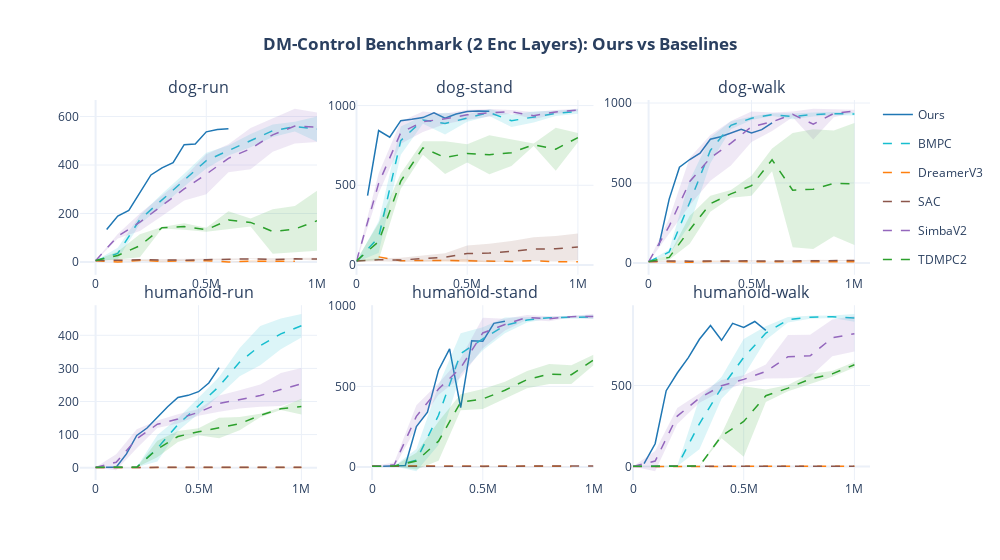

Here is the notebook cell this chart was saved with:
### Code cell
grid_fig = create_grid_figure(all_data, our_tasks, COLORS, cols=3)
grid_fig.show()

### Figure 1 — Plotly figure (JSON) as saved in the notebook; plotly's stock layout.template omitted (floating-point values rounded to 4 significant figures)
{"data": [{"fill": "toself", "fillcolor": "rgba(31,119,180,0.15)", "hoverinfo": "skip", "legendgroup": "Ours", "line": {"color": "rgba(0,0,0,0)"}, "showlegend": false, "type": "scatter", "x": [50000, 100000, 150000, 200000, 250000, 300000, 350000, 400000, 450000, 500000, 550000, 600000, 600000, 550000, 500000, 450000, 400000, 350000, 300000, 250000, 200000, 150000, 100000, 50000], "xaxis": "x", "y": [133.7, 189.7, 212.4, 287.8, 358.9, 388.4, 409.9, 483.7, 487.0, 536.7, 546.0, 549.3, 549.3, 546.0, 536.7, 487.0, 483.7, 409.9, 388.4, 358.9, 287.8, 212.4, 189.7, 133.7], "yaxis": "y"}, {"hovertemplate": "Ours: %{y:.0f}<extra></extra>", "legendgroup": "Ours", "line": {"color": "#1f77b4", "width": 1.5}, "mode": "lines", "name": "Ours", "showlegend": true, "type": "scatter", "x": [50000, 100000, 150000, 200000, 250000, 300000, 350000, 400000, 450000, 500000, 550000, 600000], "xaxis": "x", "y": [133.7, 189.7, 212.4, 287.8, 358.9, 388.4, 409.9, 483.7, 487.0, 536.7, 546.0, 549.3], "yaxis": "y"}, {"fill": "toself", "fillcolor": "rgba(23,190,207,0.15)", "hoverinfo": "skip", "legendgroup": "BMPC", "line": {"color": "rgba(0,0,0,0)"}, "showlegend": false, "type": "scatter", "x": [0, 100000, 200000, 300000, 400000, 500000, 600000, 700000, 800000, 900000, 1000000, 1000000, 900000, 800000, 700000, 600000, 500000, 400000, 300000, 200000, 100000, 0], "xaxis": "x", "y": [5.432, 58.85, 193.0, 281.2, 363.7, 451.0, 480.1, 527.9, 567.0, 578.9, 600.0, 496.3, 538.4, 515.6, 473.4, 439.0, 385.5, 311.2, 230.8, 156.7, 11.29, 4.445], "yaxis": "y"}, {"hovertemplate": "BMPC: %{y:.0f}<extra></extra>", "legendgroup": "BMPC", "line": {"color": "#17becf", "dash": "dash", "width": 1.5}, "mode": "lines", "name": "BMPC", "showlegend": true, "type": "scatter", "x": [0, 100000, 200000, 300000, 400000, 500000, 600000, 700000, 800000, 900000, 1000000], "xaxis": "x", "y": [4.939, 35.07, 174.9, 256.0, 337.4, 418.2, 459.6, 500.7, 541.3, 558.7, 548.1], "yaxis": "y"}, {"fill": "toself", "fillcolor": "rgba(255,127,14,0.15)", "hoverinfo": "skip", "legendgroup": "DreamerV3", "line": {"color": "rgba(0,0,0,0)"}, "showlegend": false, "type": "scatter", "x": [0, 100000, 200000, 300000, 400000, 500000, 600000, 700000, 900000, 900000, 700000, 600000, 500000, 400000, 300000, 200000, 100000, 0], "xaxis": "x", "y": [5.2, 0.0, 8.359, 5.07, 5.966, 5.2, 0.0, 8.088, 5.424, 0.3761, -1.388, 0.0, 5.2, 4.834, -0.8698, 4.541, 0.0, 5.2], "yaxis": "y"}, {"hovertemplate": "DreamerV3: %{y:.0f}<extra></extra>", "legendgroup": "DreamerV3", "line": {"color": "#ff7f0e", "dash": "dash", "width": 1.5}, "mode": "lines", "name": "DreamerV3", "showlegend": true, "type": "scatter", "x": [0, 100000, 200000, 300000, 400000, 500000, 600000, 700000, 900000], "xaxis": "x", "y": [5.2, 0.0, 6.45, 2.1, 5.4, 5.2, 0.0, 3.35, 2.9], "yaxis": "y"}, {"fill": "toself", "fillcolor": "rgba(140,86,75,0.15)", "hoverinfo": "skip", "legendgroup": "SAC", "line": {"color": "rgba(0,0,0,0)"}, "showlegend": false, "type": "scatter", "x": [0, 100000, 200000, 300000, 400000, 500000, 600000, 700000, 800000, 900000, 1000000, 1000000, 900000, 800000, 700000, 600000, 500000, 400000, 300000, 200000, 100000, 0], "xaxis": "x", "y": [6.554, 10.81, 10.72, 11.62, 10.07, 11.63, 13.64, 13.42, 13.77, 15.69, 17.17, 6.567, 10.11, 6.228, 11.98, 5.76, 6.833, 4.466, 5.376, 7.081, 5.855, 4.646], "yaxis": "y"}, {"hovertemplate": "SAC: %{y:.0f}<extra></extra>", "legendgroup": "SAC", "line": {"color": "#8c564b", "dash": "dash", "width": 1.5}, "mode": "lines", "name": "SAC", "showlegend": true, "type": "scatter", "x": [0, 100000, 200000, 300000, 400000, 500000, 600000, 700000, 800000, 900000, 1000000], "xaxis": "x", "y": [5.6, 8.333, 8.9, 8.5, 7.267, 9.233, 9.7, 12.7, 10.0, 12.9, 11.87], "yaxis": "y"}, {"fill": "toself", "fillcolor": "rgba(148,103,189,0.15)", "hoverinfo": "skip", "legendgroup": "SimbaV2", "line": {"color": "rgba(0,0,0,0)"}, "showlegend": false, "type": "scatter", "x": [0, 100000, 200000, 300000, 400000, 500000, 600000, 700000, 800000, 900000, 1000000, 1000000, 900000, 800000, 700000, 600000, 500000, 400000, 300000, 200000, 100000, 0], "xaxis": "x", "y": [6.904, 115.8, 199.9, 274.8, 348.4, 444.7, 485.7, 552.9, 593.8, 632.0, 617.0, 494.4, 488.7, 455.1, 382.0, 369.7, 279.8, 253.9, 190.1, 127.8, 96.78, 4.089], "yaxis": "y"}, {"hovertemplate": "SimbaV2: %{y:.0f}<extra></extra>", "legendgroup": "SimbaV2", "line": {"color": "#9467bd", "dash": "dash", "width": 1.5}, "mode": "lines", "name": "SimbaV2", "showlegend": true, "type": "scatter", "x": [0, 100000, 200000, 300000, 400000, 500000, 600000, 700000, 800000, 900000, 1000000], "xaxis": "x", "y": [5.496, 106.3, 163.9, 232.5, 301.1, 362.3, 427.7, 467.5, 524.4, 560.3, 555.7], "yaxis": "y"}, {"fill": "toself", "fillcolor": "rgba(44,160,44,0.15)", "hoverinfo": "skip", "legendgroup": "TDMPC2", "line": {"color": "rgba(0,0,0,0)"}, "showlegend": false, "type": "scatter", "x": [0, 100000, 200000, 300000, 400000, 500000, 600000, 700000, 800000, 900000, 1000000, 1000000, 900000, 800000, 700000, 600000, 500000, 400000, 300000, 200000, 100000, 0], "xaxis": "x", "y": [6.927, 43.33, 114.1, 144.1, 159.9, 141.0, 209.0, 179.8, 217.7, 231.0, 293.6, 46.14, 40.62, 33.68, 146.4, 136.7, 124.6, 132.6, 138.4, 19.69, 9.874, 4.673], "yaxis": "y"}, {"hovertemplate": "TDMPC2: %{y:.0f}<extra></extra>", "legendgroup": "TDMPC2", "line": {"color": "#2ca02c", "dash": "dash", "width": 1.5}, "mode": "lines", "name": "TDMPC2", "showlegend": true, "type": "scatter", "x": [0, 100000, 200000, 300000, 400000, 500000, 600000, 700000, 800000, 900000, 1000000], "xaxis": "x", "y": [5.8, 26.6, 66.9, 141.2, 146.2, 132.8, 172.9, 163.1, 125.7, 135.8, 169.9], "yaxis": "y"}, {"fill": "toself", "fillcolor": "rgba(31,119,180,0.15)", "hoverinfo": "skip", "legendgroup": "Ours", "line": {"color": "rgba(0,0,0,0)"}, "showlegend": false, "type": "scatter", "x": [50000, 100000, 150000, 200000, 250000, 300000, 350000, 400000, 450000, 500000, 550000, 600000, 600000, 550000, 500000, 450000, 400000, 350000, 300000, 250000, 200000, 150000, 100000, 50000], "xaxis": "x2", "y": [434.9, 843.4, 801.8, 905.2, 913.5, 924.6, 953.9, 921.5, 946.7, 962.7, 965.4, 964.2, 964.2, 965.4, 962.7, 946.7, 921.5, 953.9, 924.6, 913.5, 905.2, 801.8, 843.4, 434.9], "yaxis": "y2"}, {"hovertemplate": "Ours: %{y:.0f}<extra></extra>", "legendgroup": "Ours", "line": {"color": "#1f77b4", "width": 1.5}, "mode": "lines", "name": "Ours", "showlegend": false, "type": "scatter", "x": [50000, 100000, 150000, 200000, 250000, 300000, 350000, 400000, 450000, 500000, 550000, 600000], "xaxis": "x2", "y": [434.9, 843.4, 801.8, 905.2, 913.5, 924.6, 953.9, 921.5, 946.7, 962.7, 965.4, 964.2], "yaxis": "y2"}, {"fill": "toself", "fillcolor": "rgba(23,190,207,0.15)", "hoverinfo": "skip", "legendgroup": "BMPC", "line": {"color": "rgba(0,0,0,0)"}, "showlegend": false, "type": "scatter", "x": [0, 100000, 200000, 300000, 400000, 500000, 600000, 700000, 800000, 900000, 1000000, 1000000, 900000, 800000, 700000, 600000, 500000, 400000, 300000, 200000, 100000, 0], "xaxis": "x2", "y": [21.82, 273.6, 869.4, 933.9, 955.6, 945.2, 978.8, 943.4, 962.9, 967.2, 978.8, 949.2, 935.1, 893.2, 865.9, 934.3, 898.9, 818.5, 885.8, 691.1, 75.09, 18.47], "yaxis": "y2"}, {"hovertemplate": "BMPC: %{y:.0f}<extra></extra>", "legendgroup": "BMPC", "line": {"color": "#17becf", "dash": "dash", "width": 1.5}, "mode": "lines", "name": "BMPC", "showlegend": false, "type": "scatter", "x": [0, 100000, 200000, 300000, 400000, 500000, 600000, 700000, 800000, 900000, 1000000], "xaxis": "x2", "y": [20.14, 174.3, 780.2, 909.8, 887.1, 922.1, 956.6, 904.7, 928.0, 951.1, 964.0], "yaxis": "y2"}, {"fill": "toself", "fillcolor": "rgba(255,127,14,0.15)", "hoverinfo": "skip", "legendgroup": "DreamerV3", "line": {"color": "rgba(0,0,0,0)"}, "showlegend": false, "type": "scatter", "x": [100000, 200000, 400000, 500000, 600000, 700000, 800000, 900000, 1000000, 1000000, 900000, 800000, 700000, 600000, 500000, 400000, 200000, 100000], "xaxis": "x2", "y": [50.6, 26.6, 34.82, 37.24, 22.41, 21.7, 27.2, 19.7, 22.69, 16.61, 19.7, 27.2, 21.7, 20.99, 16.46, 21.98, 26.6, 50.6], "yaxis": "y2"}, {"hovertemplate": "DreamerV3: %{y:.0f}<extra></extra>", "legendgroup": "DreamerV3", "line": {"color": "#ff7f0e", "dash": "dash", "width": 1.5}, "mode": "lines", "name": "DreamerV3", "showlegend": false, "type": "scatter", "x": [100000, 200000, 400000, 500000, 600000, 700000, 800000, 900000, 1000000], "xaxis": "x2", "y": [50.6, 26.6, 28.4, 26.85, 21.7, 21.7, 27.2, 19.7, 19.65], "yaxis": "y2"}, {"fill": "toself", "fillcolor": "rgba(140,86,75,0.15)", "hoverinfo": "skip", "legendgroup": "SAC", "line": {"color": "rgba(0,0,0,0)"}, "showlegend": false, "type": "scatter", "x": [0, 100000, 200000, 300000, 400000, 500000, 600000, 700000, 800000, 900000, 1000000, 1000000, 900000, 800000, 700000, 600000, 500000, 400000, 300000, 200000, 100000, 0], "xaxis": "x2", "y": [30.05, 41.68, 44.38, 57.8, 73.05, 122.0, 132.5, 149.9, 173.8, 182.0, 197.5, 28.64, 21.01, 24.31, 21.85, 16.41, 21.5, 23.81, 18.53, 17.75, 23.59, 18.75], "yaxis": "y2"}, {"hovertemplate": "SAC: %{y:.0f}<extra></extra>", "legendgroup": "SAC", "line": {"color": "#8c564b", "dash": "dash", "width": 1.5}, "mode": "lines", "name": "SAC", "showlegend": false, "type": "scatter", "x": [0, 100000, 200000, 300000, 400000, 500000, 600000, 700000, 800000, 900000, 1000000], "xaxis": "x2", "y": [24.4, 32.63, 31.07, 38.17, 48.43, 71.73, 74.43, 85.87, 99.07, 101.5, 113.1], "yaxis": "y2"}, {"fill": "toself", "fillcolor": "rgba(148,103,189,0.15)", "hoverinfo": "skip", "legendgroup": "SimbaV2", "line": {"color": "rgba(0,0,0,0)"}, "showlegend": false, "type": "scatter", "x": [0, 100000, 200000, 300000, 400000, 500000, 600000, 700000, 800000, 900000, 1000000, 1000000, 900000, 800000, 700000, 600000, 500000, 400000, 300000, 200000, 100000, 0], "xaxis": "x2", "y": [31.03, 573.1, 899.6, 963.2, 949.9, 973.3, 978.9, 972.1, 959.4, 972.7, 980.1, 964.1, 946.6, 914.3, 950.1, 930.4, 910.3, 884.7, 833.6, 760.2, 450.0, 17.92], "yaxis": "y2"}, {"hovertemplate": "SimbaV2: %{y:.0f}<extra></extra>", "legendgroup": "SimbaV2", "line": {"color": "#9467bd", "dash": "dash", "width": 1.5}, "mode": "lines", "name": "SimbaV2", "showlegend": false, "type": "scatter", "x": [0, 100000, 200000, 300000, 400000, 500000, 600000, 700000, 800000, 900000, 1000000], "xaxis": "x2", "y": [24.48, 511.5, 829.9, 898.4, 917.3, 941.8, 954.6, 961.1, 936.9, 959.7, 972.1], "yaxis": "y2"}, {"fill": "toself", "fillcolor": "rgba(44,160,44,0.15)", "hoverinfo": "skip", "legendgroup": "TDMPC2", "line": {"color": "rgba(0,0,0,0)"}, "showlegend": false, "type": "scatter", "x": [0, 100000, 200000, 300000, 400000, 500000, 600000, 700000, 800000, 900000, 1000000, 1000000, 900000, 800000, 700000, 600000, 500000, 400000, 300000, 200000, 100000, 0], "xaxis": "x2", "y": [30.71, 262.2, 573.1, 776.6, 776.7, 756.6, 813.8, 788.2, 762.2, 860.9, 827.5, 770.4, 591.4, 746.8, 620.9, 568.4, 643.4, 570.8, 692.1, 478.6, 30.88, 20.15], "yaxis": "y2"}, {"hovertemplate": "TDMPC2: %{y:.0f}<extra></extra>", "legendgroup": "TDMPC2", "line": {"color": "#2ca02c", "dash": "dash", "width": 1.5}, "mode": "lines", "name": "TDMPC2", "showlegend": false, "type": "scatter", "x": [0, 100000, 200000, 300000, 400000, 500000, 600000, 700000, 800000, 900000, 1000000], "xaxis": "x2", "y": [25.43, 146.5, 525.9, 734.4, 673.7, 700.0, 691.1, 704.6, 754.5, 726.1, 798.9], "yaxis": "y2"}, {"fill": "toself", "fillcolor": "rgba(31,119,180,0.15)", "hoverinfo": "skip", "legendgroup": "Ours", "line": {"color": "rgba(0,0,0,0)"}, "showlegend": false, "type": "scatter", "x": [50000, 100000, 150000, 200000, 250000, 300000, 350000, 400000, 450000, 500000, 550000, 600000, 600000, 550000, 500000, 450000, 400000, 350000, 300000, 250000, 200000, 150000, 100000, 50000], "xaxis": "x3", "y": [108.2, 399.2, 598.7, 646.7, 685.9, 773.7, 789.3, 811.6, 835.2, 813.4, 833.2, 876.3, 876.3, 833.2, 813.4, 835.2, 811.6, 789.3, 773.7, 685.9, 646.7, 598.7, 399.2, 108.2], "yaxis": "y3"}, {"hovertemplate": "Ours: %{y:.0f}<extra></extra>", "legendgroup": "Ours", "line": {"color": "#1f77b4", "width": 1.5}, "mode": "lines", "name": "Ours", "showlegend": false, "type": "scatter", "x": [50000, 100000, 150000, 200000, 250000, 300000, 350000, 400000, 450000, 500000, 550000, 600000], "xaxis": "x3", "y": [108.2, 399.2, 598.7, 646.7, 685.9, 773.7, 789.3, 811.6, 835.2, 813.4, 833.2, 876.3], "yaxis": "y3"}, {"fill": "toself", "fillcolor": "rgba(23,190,207,0.15)", "hoverinfo": "skip", "legendgroup": "BMPC", "line": {"color": "rgba(0,0,0,0)"}, "showlegend": false, "type": "scatter", "x": [0, 100000, 200000, 300000, 400000, 500000, 600000, 700000, 800000, 900000, 1000000, 1000000, 900000, 800000, 700000, 600000, 500000, 400000, 300000, 200000, 100000, 0], "xaxis": "x3", "y": [9.121, 83.91, 518.6, 784.0, 885.6, 916.4, 935.3, 934.4, 940.0, 944.0, 941.6, 921.7, 923.4, 914.9, 898.6, 918.3, 893.0, 836.1, 622.7, 239.2, 51.97, 6.19], "yaxis": "y3"}, {"hovertemplate": "BMPC: %{y:.0f}<extra></extra>", "legendgroup": "BMPC", "line": {"color": "#17becf", "dash": "dash", "width": 1.5}, "mode": "lines", "name": "BMPC", "showlegend": false, "type": "scatter", "x": [0, 100000, 200000, 300000, 400000, 500000, 600000, 700000, 800000, 900000, 1000000], "xaxis": "x3", "y": [7.656, 67.94, 378.9, 703.3, 860.9, 904.7, 926.8, 916.5, 927.5, 933.7, 931.6], "yaxis": "y3"}, {"fill": "toself", "fillcolor": "rgba(255,127,14,0.15)", "hoverinfo": "skip", "legendgroup": "DreamerV3", "line": {"color": "rgba(0,0,0,0)"}, "showlegend": false, "type": "scatter", "x": [0, 200000, 300000, 500000, 800000, 900000, 1000000, 1000000, 900000, 800000, 500000, 300000, 200000, 0], "xaxis": "x3", "y": [9.0, 3.8, 12.31, 7.417, 7.328, 7.366, 7.1, 7.1, 6.234, 5.772, 5.583, 5.385, 3.8, 9.0], "yaxis": "y3"}, {"hovertemplate": "DreamerV3: %{y:.0f}<extra></extra>", "legendgroup": "DreamerV3", "line": {"color": "#ff7f0e", "dash": "dash", "width": 1.5}, "mode": "lines", "name": "DreamerV3", "showlegend": false, "type": "scatter", "x": [0, 200000, 300000, 500000, 800000, 900000, 1000000], "xaxis": "x3", "y": [9.0, 3.8, 8.85, 6.5, 6.55, 6.8, 7.1], "yaxis": "y3"}, {"fill": "toself", "fillcolor": "rgba(140,86,75,0.15)", "hoverinfo": "skip", "legendgroup": "SAC", "line": {"color": "rgba(0,0,0,0)"}, "showlegend": false, "type": "scatter", "x": [0, 100000, 200000, 300000, 400000, 500000, 600000, 700000, 800000, 900000, 1000000, 1000000, 900000, 800000, 700000, 600000, 500000, 400000, 300000, 200000, 100000, 0], "xaxis": "x3", "y": [9.848, 15.89, 13.97, 14.75, 16.14, 17.13, 11.57, 17.67, 20.35, 17.68, 18.5, 12.1, 10.72, 11.51, 7.792, 11.16, 8.941, 9.196, 10.98, 8.168, 9.309, 6.219], "yaxis": "y3"}, {"hovertemplate": "SAC: %{y:.0f}<extra></extra>", "legendgroup": "SAC", "line": {"color": "#8c564b", "dash": "dash", "width": 1.5}, "mode": "lines", "name": "SAC", "showlegend": false, "type": "scatter", "x": [0, 100000, 200000, 300000, 400000, 500000, 600000, 700000, 800000, 900000, 1000000], "xaxis": "x3", "y": [8.033, 12.6, 11.07, 12.87, 12.67, 13.03, 11.37, 12.73, 15.93, 14.2, 15.3], "yaxis": "y3"}, {"fill": "toself", "fillcolor": "rgba(148,103,189,0.15)", "hoverinfo": "skip", "legendgroup": "SimbaV2", "line": {"color": "rgba(0,0,0,0)"}, "showlegend": false, "type": "scatter", "x": [0, 100000, 200000, 300000, 400000, 500000, 600000, 700000, 800000, 900000, 1000000, 1000000, 900000, 800000, 700000, 600000, 500000, 400000, 300000, 200000, 100000, 0], "xaxis": "x3", "y": [9.103, 277.9, 657.1, 799.5, 888.0, 947.4, 940.1, 947.1, 964.2, 959.9, 957.9, 941.5, 910.7, 771.9, 910.6, 825.1, 756.3, 609.3, 514.0, 360.9, 181.3, 5.264], "yaxis": "y3"}, {"hovertemplate": "SimbaV2: %{y:.0f}<extra></extra>", "legendgroup": "SimbaV2", "line": {"color": "#9467bd", "dash": "dash", "width": 1.5}, "mode": "lines", "name": "SimbaV2", "showlegend": false, "type": "scatter", "x": [0, 100000, 200000, 300000, 400000, 500000, 600000, 700000, 800000, 900000, 1000000], "xaxis": "x3", "y": [7.183, 229.6, 509.0, 656.8, 748.7, 851.8, 882.6, 928.9, 868.0, 935.3, 949.7], "yaxis": "y3"}, {"fill": "toself", "fillcolor": "rgba(44,160,44,0.15)", "hoverinfo": "skip", "legendgroup": "TDMPC2", "line": {"color": "rgba(0,0,0,0)"}, "showlegend": false, "type": "scatter", "x": [0, 100000, 200000, 300000, 400000, 500000, 600000, 700000, 800000, 900000, 1000000, 1000000, 900000, 800000, 700000, 600000, 500000, 400000, 300000, 200000, 100000, 0], "xaxis": "x3", "y": [9.376, 49.45, 295.4, 419.9, 456.1, 544.9, 715.6, 812.4, 835.4, 828.3, 875.3, 112.6, 166.2, 86.77, 97.51, 574.0, 420.4, 407.6, 320.3, 120.0, 19.82, 6.891], "yaxis": "y3"}, {"hovertemplate": "TDMPC2: %{y:.0f}<extra></extra>", "legendgroup": "TDMPC2", "line": {"color": "#2ca02c", "dash": "dash", "width": 1.5}, "mode": "lines", "name": "TDMPC2", "showlegend": false, "type": "scatter", "x": [0, 100000, 200000, 300000, 400000, 500000, 600000, 700000, 800000, 900000, 1000000], "xaxis": "x3", "y": [8.133, 34.63, 207.7, 370.1, 431.9, 482.6, 644.8, 454.9, 461.1, 497.2, 493.9], "yaxis": "y3"}, {"fill": "toself", "fillcolor": "rgba(31,119,180,0.15)", "hoverinfo": "skip", "legendgroup": "Ours", "line": {"color": "rgba(0,0,0,0)"}, "showlegend": false, "type": "scatter", "x": [50000, 100000, 150000, 200000, 250000, 300000, 350000, 400000, 450000, 500000, 550000, 600000, 600000, 550000, 500000, 450000, 400000, 350000, 300000, 250000, 200000, 150000, 100000, 50000], "xaxis": "x4", "y": [1.323, 1.335, 41.61, 97.38, 119.9, 153.0, 184.2, 211.9, 218.6, 229.5, 255.9, 302.4, 302.4, 255.9, 229.5, 218.6, 211.9, 184.2, 153.0, 119.9, 97.38, 41.61, 1.335, 1.323], "yaxis": "y4"}, {"hovertemplate": "Ours: %{y:.0f}<extra></extra>", "legendgroup": "Ours", "line": {"color": "#1f77b4", "width": 1.5}, "mode": "lines", "name": "Ours", "showlegend": false, "type": "scatter", "x": [50000, 100000, 150000, 200000, 250000, 300000, 350000, 400000, 450000, 500000, 550000, 600000], "xaxis": "x4", "y": [1.323, 1.335, 41.61, 97.38, 119.9, 153.0, 184.2, 211.9, 218.6, 229.5, 255.9, 302.4], "yaxis": "y4"}, {"fill": "toself", "fillcolor": "rgba(23,190,207,0.15)", "hoverinfo": "skip", "legendgroup": "BMPC", "line": {"color": "rgba(0,0,0,0)"}, "showlegend": false, "type": "scatter", "x": [0, 100000, 200000, 300000, 400000, 500000, 600000, 700000, 800000, 900000, 1000000, 1000000, 900000, 800000, 700000, 600000, 500000, 400000, 300000, 200000, 100000, 0], "xaxis": "x4", "y": [0.934, 0.931, 1.442, 98.5, 149.4, 211.4, 273.6, 361.5, 427.9, 450.8, 464.6, 393.2, 357.7, 309.8, 276.3, 218.0, 162.6, 110.9, 18.69, 1.094, 0.7917, 0.7403], "yaxis": "y4"}, {"hovertemplate": "BMPC: %{y:.0f}<extra></extra>", "legendgroup": "BMPC", "line": {"color": "#17becf", "dash": "dash", "width": 1.5}, "mode": "lines", "name": "BMPC", "showlegend": false, "type": "scatter", "x": [0, 100000, 200000, 300000, 400000, 500000, 600000, 700000, 800000, 900000, 1000000], "xaxis": "x4", "y": [0.8372, 0.8614, 1.268, 58.59, 130.2, 187.0, 245.8, 318.9, 368.9, 404.3, 428.9], "yaxis": "y4"}, {"fill": "toself", "fillcolor": "rgba(255,127,14,0.15)", "hoverinfo": "skip", "legendgroup": "DreamerV3", "line": {"color": "rgba(0,0,0,0)"}, "showlegend": false, "type": "scatter", "x": [0, 100000, 200000, 300000, 400000, 500000, 600000, 800000, 1000000, 1000000, 800000, 600000, 500000, 400000, 300000, 200000, 100000, 0], "xaxis": "x4", "y": [1.204, 1.2, 0.9, 0.9488, 0.7414, 0.8, 0.7, 0.9, 0.8, 0.8, 0.9, 0.7, 0.8, 0.4586, 0.7179, 0.9, 1.2, 0.4964], "yaxis": "y4"}, {"hovertemplate": "DreamerV3: %{y:.0f}<extra></extra>", "legendgroup": "DreamerV3", "line": {"color": "#ff7f0e", "dash": "dash", "width": 1.5}, "mode": "lines", "name": "DreamerV3", "showlegend": false, "type": "scatter", "x": [0, 100000, 200000, 300000, 400000, 500000, 600000, 800000, 1000000], "xaxis": "x4", "y": [0.85, 1.2, 0.9, 0.8333, 0.6, 0.8, 0.7, 0.9, 0.8], "yaxis": "y4"}, {"fill": "toself", "fillcolor": "rgba(140,86,75,0.15)", "hoverinfo": "skip", "legendgroup": "SAC", "line": {"color": "rgba(0,0,0,0)"}, "showlegend": false, "type": "scatter", "x": [0, 100000, 200000, 300000, 400000, 500000, 600000, 700000, 800000, 900000, 1000000, 1000000, 900000, 800000, 700000, 600000, 500000, 400000, 300000, 200000, 100000, 0], "xaxis": "x4", "y": [0.7911, 1.064, 0.8732, 1.085, 1.082, 1.0, 1.219, 1.5, 1.341, 1.385, 1.386, 1.081, 0.8817, 0.9252, 1.1, 0.9139, 0.8, 0.8512, 0.5817, 0.5268, 0.6024, 0.6756], "yaxis": "y4"}, {"hovertemplate": "SAC: %{y:.0f}<extra></extra>", "legendgroup": "SAC", "line": {"color": "#8c564b", "dash": "dash", "width": 1.5}, "mode": "lines", "name": "SAC", "showlegend": false, "type": "scatter", "x": [0, 100000, 200000, 300000, 400000, 500000, 600000, 700000, 800000, 900000, 1000000], "xaxis": "x4", "y": [0.7333, 0.8333, 0.7, 0.8333, 0.9667, 0.9, 1.067, 1.3, 1.133, 1.133, 1.233], "yaxis": "y4"}, {"fill": "toself", "fillcolor": "rgba(148,103,189,0.15)", "hoverinfo": "skip", "legendgroup": "SimbaV2", "line": {"color": "rgba(0,0,0,0)"}, "showlegend": false, "type": "scatter", "x": [0, 100000, 200000, 300000, 400000, 500000, 600000, 700000, 800000, 900000, 1000000, 1000000, 900000, 800000, 700000, 600000, 500000, 400000, 300000, 200000, 100000, 0], "xaxis": "x4", "y": [0.8828, 40.28, 115.9, 142.7, 161.2, 177.4, 218.4, 233.7, 251.7, 285.9, 301.4, 205.5, 186.1, 184.0, 178.8, 169.2, 157.0, 133.3, 119.7, 58.41, -7.487, 0.6548], "yaxis": "y4"}, {"hovertemplate": "SimbaV2: %{y:.0f}<extra></extra>", "legendgroup": "SimbaV2", "line": {"color": "#9467bd", "dash": "dash", "width": 1.5}, "mode": "lines", "name": "SimbaV2", "showlegend": false, "type": "scatter", "x": [0, 100000, 200000, 300000, 400000, 500000, 600000, 700000, 800000, 900000, 1000000], "xaxis": "x4", "y": [0.7688, 16.4, 87.17, 131.2, 147.2, 167.2, 193.8, 206.2, 217.8, 236.0, 253.5], "yaxis": "y4"}, {"fill": "toself", "fillcolor": "rgba(44,160,44,0.15)", "hoverinfo": "skip", "legendgroup": "TDMPC2", "line": {"color": "rgba(0,0,0,0)"}, "showlegend": false, "type": "scatter", "x": [0, 100000, 200000, 300000, 400000, 500000, 600000, 700000, 800000, 900000, 1000000, 1000000, 900000, 800000, 700000, 600000, 500000, 400000, 300000, 200000, 100000, 0], "xaxis": "x4", "y": [1.086, 1.555, 1.273, 81.12, 110.7, 119.4, 151.1, 153.0, 163.1, 181.8, 208.3, 160.9, 174.6, 152.4, 113.4, 89.26, 97.63, 77.29, 31.81, 0.9268, 0.9119, 0.7806], "yaxis": "y4"}, {"hovertemplate": "TDMPC2: %{y:.0f}<extra></extra>", "legendgroup": "TDMPC2", "line": {"color": "#2ca02c", "dash": "dash", "width": 1.5}, "mode": "lines", "name": "TDMPC2", "showlegend": false, "type": "scatter", "x": [0, 100000, 200000, 300000, 400000, 500000, 600000, 700000, 800000, 900000, 1000000], "xaxis": "x4", "y": [0.9333, 1.233, 1.1, 56.47, 94.0, 108.5, 120.2, 133.2, 157.7, 178.2, 184.6], "yaxis": "y4"}, {"fill": "toself", "fillcolor": "rgba(31,119,180,0.15)", "hoverinfo": "skip", "legendgroup": "Ours", "line": {"color": "rgba(0,0,0,0)"}, "showlegend": false, "type": "scatter", "x": [50000, 100000, 150000, 200000, 250000, 300000, 350000, 400000, 450000, 500000, 550000, 600000, 600000, 550000, 500000, 450000, 400000, 350000, 300000, 250000, 200000, 150000, 100000, 50000], "xaxis": "x5", "y": [5.344, 5.301, 9.515, 251.0, 340.4, 600.6, 732.3, 367.9, 782.9, 780.2, 890.7, 903.5, 903.5, 890.7, 780.2, 782.9, 367.9, 732.3, 600.6, 340.4, 251.0, 9.515, 5.301, 5.344], "yaxis": "y5"}, {"hovertemplate": "Ours: %{y:.0f}<extra></extra>", "legendgroup": "Ours", "line": {"color": "#1f77b4", "width": 1.5}, "mode": "lines", "name": "Ours", "showlegend": false, "type": "scatter", "x": [50000, 100000, 150000, 200000, 250000, 300000, 350000, 400000, 450000, 500000, 550000, 600000], "xaxis": "x5", "y": [5.344, 5.301, 9.515, 251.0, 340.4, 600.6, 732.3, 367.9, 782.9, 780.2, 890.7, 903.5], "yaxis": "y5"}, {"fill": "toself", "fillcolor": "rgba(23,190,207,0.15)", "hoverinfo": "skip", "legendgroup": "BMPC", "line": {"color": "rgba(0,0,0,0)"}, "showlegend": false, "type": "scatter", "x": [0, 100000, 200000, 300000, 400000, 500000, 600000, 700000, 800000, 900000, 1000000, 1000000, 900000, 800000, 700000, 600000, 500000, 400000, 300000, 200000, 100000, 0], "xaxis": "x5", "y": [5.355, 5.954, 111.9, 506.2, 829.6, 865.8, 926.4, 926.6, 930.9, 937.1, 942.6, 919.3, 919.8, 920.2, 896.3, 829.6, 723.3, 577.1, 135.9, -26.13, 5.24, 4.348], "yaxis": "y5"}, {"hovertemplate": "BMPC: %{y:.0f}<extra></extra>", "legendgroup": "BMPC", "line": {"color": "#17becf", "dash": "dash", "width": 1.5}, "mode": "lines", "name": "BMPC", "showlegend": false, "type": "scatter", "x": [0, 100000, 200000, 300000, 400000, 500000, 600000, 700000, 800000, 900000, 1000000], "xaxis": "x5", "y": [4.852, 5.597, 42.87, 321.0, 703.4, 794.5, 878.0, 911.5, 925.6, 928.4, 931.0], "yaxis": "y5"}, {"fill": "toself", "fillcolor": "rgba(255,127,14,0.15)", "hoverinfo": "skip", "legendgroup": "DreamerV3", "line": {"color": "rgba(0,0,0,0)"}, "showlegend": false, "type": "scatter", "x": [0, 200000, 300000, 400000, 500000, 700000, 800000, 900000, 900000, 800000, 700000, 500000, 400000, 300000, 200000, 0], "xaxis": "x5", "y": [7.6, 5.63, 5.0, 5.6, 4.1, 6.494, 4.3, 4.262, 3.838, 4.3, 3.806, 4.1, 5.6, 5.0, 3.837, 7.6], "yaxis": "y5"}, {"hovertemplate": "DreamerV3: %{y:.0f}<extra></extra>", "legendgroup": "DreamerV3", "line": {"color": "#ff7f0e", "dash": "dash", "width": 1.5}, "mode": "lines", "name": "DreamerV3", "showlegend": false, "type": "scatter", "x": [0, 200000, 300000, 400000, 500000, 700000, 800000, 900000], "xaxis": "x5", "y": [7.6, 4.733, 5.0, 5.6, 4.1, 5.15, 4.3, 4.05], "yaxis": "y5"}, {"fill": "toself", "fillcolor": "rgba(140,86,75,0.15)", "hoverinfo": "skip", "legendgroup": "SAC", "line": {"color": "rgba(0,0,0,0)"}, "showlegend": false, "type": "scatter", "x": [0, 100000, 200000, 300000, 400000, 500000, 600000, 700000, 800000, 900000, 1000000, 1000000, 900000, 800000, 700000, 600000, 500000, 400000, 300000, 200000, 100000, 0], "xaxis": "x5", "y": [4.564, 6.08, 5.435, 6.23, 5.945, 5.921, 6.591, 7.058, 6.955, 7.075, 6.5, 6.3, 5.458, 4.912, 6.142, 5.076, 4.479, 3.922, 3.104, 3.432, 3.12, 4.102], "yaxis": "y5"}, {"hovertemplate": "SAC: %{y:.0f}<extra></extra>", "legendgroup": "SAC", "line": {"color": "#8c564b", "dash": "dash", "width": 1.5}, "mode": "lines", "name": "SAC", "showlegend": false, "type": "scatter", "x": [0, 100000, 200000, 300000, 400000, 500000, 600000, 700000, 800000, 900000, 1000000], "xaxis": "x5", "y": [4.333, 4.6, 4.433, 4.667, 4.933, 5.2, 5.833, 6.6, 5.933, 6.267, 6.4], "yaxis": "y5"}, {"fill": "toself", "fillcolor": "rgba(148,103,189,0.15)", "hoverinfo": "skip", "legendgroup": "SimbaV2", "line": {"color": "rgba(0,0,0,0)"}, "showlegend": false, "type": "scatter", "x": [0, 100000, 200000, 300000, 400000, 500000, 600000, 700000, 800000, 900000, 1000000, 1000000, 900000, 800000, 700000, 600000, 500000, 400000, 300000, 200000, 100000, 0], "xaxis": "x5", "y": [5.29, 28.56, 383.7, 519.1, 674.7, 925.5, 919.8, 942.7, 935.2, 936.7, 949.0, 917.1, 927.8, 903.3, 912.6, 846.9, 736.6, 554.9, 448.1, 244.9, -1.528, 3.883], "yaxis": "y5"}, {"hovertemplate": "SimbaV2: %{y:.0f}<extra></extra>", "legendgroup": "SimbaV2", "line": {"color": "#9467bd", "dash": "dash", "width": 1.5}, "mode": "lines", "name": "SimbaV2", "showlegend": false, "type": "scatter", "x": [0, 100000, 200000, 300000, 400000, 500000, 600000, 700000, 800000, 900000, 1000000], "xaxis": "x5", "y": [4.586, 13.51, 314.3, 483.6, 614.8, 831.1, 883.4, 927.7, 919.3, 932.2, 933.0], "yaxis": "y5"}, {"fill": "toself", "fillcolor": "rgba(44,160,44,0.15)", "hoverinfo": "skip", "legendgroup": "TDMPC2", "line": {"color": "rgba(0,0,0,0)"}, "showlegend": false, "type": "scatter", "x": [0, 100000, 200000, 300000, 400000, 500000, 600000, 700000, 800000, 900000, 1000000, 1000000, 900000, 800000, 700000, 600000, 500000, 400000, 300000, 200000, 100000, 0], "xaxis": "x5", "y": [6.139, 6.36, 88.86, 281.7, 451.9, 484.2, 528.0, 595.9, 638.3, 630.6, 696.2, 631.2, 514.5, 514.3, 488.7, 423.7, 360.2, 351.8, 39.27, -15.06, 5.373, 4.061], "yaxis": "y5"}, {"hovertemplate": "TDMPC2: %{y:.0f}<extra></extra>", "legendgroup": "TDMPC2", "line": {"color": "#2ca02c", "dash": "dash", "width": 1.5}, "mode": "lines", "name": "TDMPC2", "showlegend": false, "type": "scatter", "x": [0, 100000, 200000, 300000, 400000, 500000, 600000, 700000, 800000, 900000, 1000000], "xaxis": "x5", "y": [5.1, 5.867, 36.9, 160.5, 401.9, 422.2, 475.8, 542.3, 576.3, 572.6, 663.7], "yaxis": "y5"}, {"fill": "toself", "fillcolor": "rgba(31,119,180,0.15)", "hoverinfo": "skip", "legendgroup": "Ours", "line": {"color": "rgba(0,0,0,0)"}, "showlegend": false, "type": "scatter", "x": [50000, 100000, 150000, 200000, 250000, 300000, 350000, 400000, 450000, 500000, 550000, 600000, 600000, 550000, 500000, 450000, 400000, 350000, 300000, 250000, 200000, 150000, 100000, 50000], "xaxis": "x6", "y": [18.01, 140.6, 468.1, 577.2, 672.0, 785.4, 870.0, 779.1, 883.9, 858.2, 895.4, 840.1, 840.1, 895.4, 858.2, 883.9, 779.1, 870.0, 785.4, 672.0, 577.2, 468.1, 140.6, 18.01], "yaxis": "y6"}, {"hovertemplate": "Ours: %{y:.0f}<extra></extra>", "legendgroup": "Ours", "line": {"color": "#1f77b4", "width": 1.5}, "mode": "lines", "name": "Ours", "showlegend": false, "type": "scatter", "x": [50000, 100000, 150000, 200000, 250000, 300000, 350000, 400000, 450000, 500000, 550000, 600000], "xaxis": "x6", "y": [18.01, 140.6, 468.1, 577.2, 672.0, 785.4, 870.0, 779.1, 883.9, 858.2, 895.4, 840.1], "yaxis": "y6"}, {"fill": "toself", "fillcolor": "rgba(23,190,207,0.15)", "hoverinfo": "skip", "legendgroup": "BMPC", "line": {"color": "rgba(0,0,0,0)"}, "showlegend": false, "type": "scatter", "x": [0, 100000, 200000, 300000, 400000, 500000, 600000, 700000, 800000, 900000, 1000000, 1000000, 900000, 800000, 700000, 600000, 500000, 400000, 300000, 200000, 100000, 0], "xaxis": "x6", "y": [1.202, 1.215, 6.677, 420.8, 552.8, 787.0, 866.5, 922.4, 930.7, 932.9, 941.8, 892.9, 916.2, 912.1, 889.4, 780.7, 559.9, 419.1, 107.2, 1.167, 1.059, 0.9168], "yaxis": "y6"}, {"hovertemplate": "BMPC: %{y:.0f}<extra></extra>", "legendgroup": "BMPC", "line": {"color": "#17becf", "dash": "dash", "width": 1.5}, "mode": "lines", "name": "BMPC", "showlegend": false, "type": "scatter", "x": [0, 100000, 200000, 300000, 400000, 500000, 600000, 700000, 800000, 900000, 1000000], "xaxis": "x6", "y": [1.059, 1.137, 3.922, 264.0, 486.0, 673.4, 823.6, 905.9, 921.4, 924.6, 917.4], "yaxis": "y6"}, {"fill": "toself", "fillcolor": "rgba(255,127,14,0.15)", "hoverinfo": "skip", "legendgroup": "DreamerV3", "line": {"color": "rgba(0,0,0,0)"}, "showlegend": false, "type": "scatter", "x": [100000, 200000, 300000, 400000, 500000, 600000, 700000, 1000000, 1000000, 700000, 600000, 500000, 400000, 300000, 200000, 100000], "xaxis": "x6", "y": [0.6, 1.3, 1.79, 1.3, 1.021, 0.7, 1.4, 1.1, 1.1, 1.4, 0.7, 0.8793, 1.3, -0.1899, 1.3, 0.6], "yaxis": "y6"}, {"hovertemplate": "DreamerV3: %{y:.0f}<extra></extra>", "legendgroup": "DreamerV3", "line": {"color": "#ff7f0e", "dash": "dash", "width": 1.5}, "mode": "lines", "name": "DreamerV3", "showlegend": false, "type": "scatter", "x": [100000, 200000, 300000, 400000, 500000, 600000, 700000, 1000000], "xaxis": "x6", "y": [0.6, 1.3, 0.8, 1.3, 0.95, 0.7, 1.4, 1.1], "yaxis": "y6"}, {"fill": "toself", "fillcolor": "rgba(140,86,75,0.15)", "hoverinfo": "skip", "legendgroup": "SAC", "line": {"color": "rgba(0,0,0,0)"}, "showlegend": false, "type": "scatter", "x": [0, 100000, 200000, 300000, 400000, 500000, 600000, 700000, 800000, 900000, 1000000, 1000000, 900000, 800000, 700000, 600000, 500000, 400000, 300000, 200000, 100000, 0], "xaxis": "x6", "y": [0.8911, 1.365, 1.318, 1.639, 1.585, 1.746, 2.183, 2.383, 2.529, 2.45, 2.52, 1.48, 1.617, 1.471, 1.55, 1.35, 1.054, 1.082, 0.6941, 0.815, 0.8354, 0.7756], "yaxis": "y6"}, {"hovertemplate": "SAC: %{y:.0f}<extra></extra>", "legendgroup": "SAC", "line": {"color": "#8c564b", "dash": "dash", "width": 1.5}, "mode": "lines", "name": "SAC", "showlegend": false, "type": "scatter", "x": [0, 100000, 200000, 300000, 400000, 500000, 600000, 700000, 800000, 900000, 1000000], "xaxis": "x6", "y": [0.8333, 1.1, 1.067, 1.167, 1.333, 1.4, 1.767, 1.967, 2.0, 2.033, 2.0], "yaxis": "y6"}, {"fill": "toself", "fillcolor": "rgba(148,103,189,0.15)", "hoverinfo": "skip", "legendgroup": "SimbaV2", "line": {"color": "rgba(0,0,0,0)"}, "showlegend": false, "type": "scatter", "x": [0, 100000, 200000, 300000, 400000, 500000, 600000, 700000, 800000, 900000, 1000000, 1000000, 900000, 800000, 700000, 600000, 500000, 400000, 300000, 200000, 100000, 0], "xaxis": "x6", "y": [0.8986, 96.23, 361.0, 451.0, 534.2, 563.3, 629.8, 811.2, 812.9, 907.8, 929.3, 710.4, 680.7, 553.6, 545.5, 544.0, 512.1, 464.0, 393.9, 261.9, -29.15, 0.7092], "yaxis": "y6"}, {"hovertemplate": "SimbaV2: %{y:.0f}<extra></extra>", "legendgroup": "SimbaV2", "line": {"color": "#9467bd", "dash": "dash", "width": 1.5}, "mode": "lines", "name": "SimbaV2", "showlegend": false, "type": "scatter", "x": [0, 100000, 200000, 300000, 400000, 500000, 600000, 700000, 800000, 900000, 1000000], "xaxis": "x6", "y": [0.8039, 33.54, 311.4, 422.5, 499.1, 537.7, 586.9, 678.3, 683.2, 794.3, 819.9], "yaxis": "y6"}, {"fill": "toself", "fillcolor": "rgba(44,160,44,0.15)", "hoverinfo": "skip", "legendgroup": "TDMPC2", "line": {"color": "rgba(0,0,0,0)"}, "showlegend": false, "type": "scatter", "x": [0, 100000, 200000, 300000, 400000, 500000, 600000, 700000, 800000, 900000, 1000000, 1000000, 900000, 800000, 700000, 600000, 500000, 400000, 300000, 200000, 100000, 0], "xaxis": "x6", "y": [1.264, 1.582, 1.961, 4.4, 203.0, 496.3, 476.2, 503.6, 572.8, 589.6, 644.5, 612.0, 554.6, 507.2, 464.5, 397.6, 59.84, 174.6, 1.6, 1.239, 1.351, 0.8024], "yaxis": "y6"}, {"hovertemplate": "TDMPC2: %{y:.0f}<extra></extra>", "legendgroup": "TDMPC2", "line": {"color": "#2ca02c", "dash": "dash", "width": 1.5}, "mode": "lines", "name": "TDMPC2", "showlegend": false, "type": "scatter", "x": [0, 100000, 200000, 300000, 400000, 500000, 600000, 700000, 800000, 900000, 1000000], "xaxis": "x6", "y": [1.033, 1.467, 1.6, 3.0, 188.8, 278.1, 436.9, 484.1, 540.0, 572.1, 628.2], "yaxis": "y6"}], "layout": {"annotations": [{"font": {"size": 16}, "showarrow": false, "text": "dog-run", "x": 0.15, "xanchor": "center", "xref": "paper", "y": 1, "yanchor": "bottom", "yref": "paper"}, {"font": {"size": 16}, "showarrow": false, "text": "dog-stand", "x": 0.5, "xanchor": "center", "xref": "paper", "y": 1, "yanchor": "bottom", "yref": "paper"}, {"font": {"size": 16}, "showarrow": false, "text": "dog-walk", "x": 0.85, "xanchor": "center", "xref": "paper", "y": 1, "yanchor": "bottom", "yref": "paper"}, {"font": {"size": 16}, "showarrow": false, "text": "humanoid-run", "x": 0.15, "xanchor": "center", "xref": "paper", "y": 0.46, "yanchor": "bottom", "yref": "paper"}, {"font": {"size": 16}, "showarrow": false, "text": "humanoid-stand", "x": 0.5, "xanchor": "center", "xref": "paper", "y": 0.46, "yanchor": "bottom", "yref": "paper"}, {"font": {"size": 16}, "showarrow": false, "text": "humanoid-walk", "x": 0.85, "xanchor": "center", "xref": "paper", "y": 0.46, "yanchor": "bottom", "yref": "paper"}], "height": 560, "legend": {"bgcolor": "rgba(255,255,255,0.9)", "x": 1.01, "y": 1}, "showlegend": true, "title": {"text": "<b>DM-Control Benchmark (2 Enc Layers): Ours vs Baselines</b>", "x": 0.5}, "width": 1000, "xaxis": {"anchor": "y", "domain": [0, 0.3]}, "xaxis2": {"anchor": "y2", "domain": [0.35, 0.65]}, "xaxis3": {"anchor": "y3", "domain": [0.7, 1]}, "xaxis4": {"anchor": "y4", "domain": [0, 0.3]}, "xaxis5": {"anchor": "y5", "domain": [0.35, 0.65]}, "xaxis6": {"anchor": "y6", "domain": [0.7, 1]}, "yaxis": {"anchor": "x", "domain": [0.54, 1]}, "yaxis2": {"anchor": "x2", "domain": [0.54, 1]}, "yaxis3": {"anchor": "x3", "domain": [0.54, 1]}, "yaxis4": {"anchor": "x4", "domain": [0, 0.46]}, "yaxis5": {"anchor": "x5", "domain": [0, 0.46]}, "yaxis6": {"anchor": "x6", "domain": [0, 0.46]}}}
